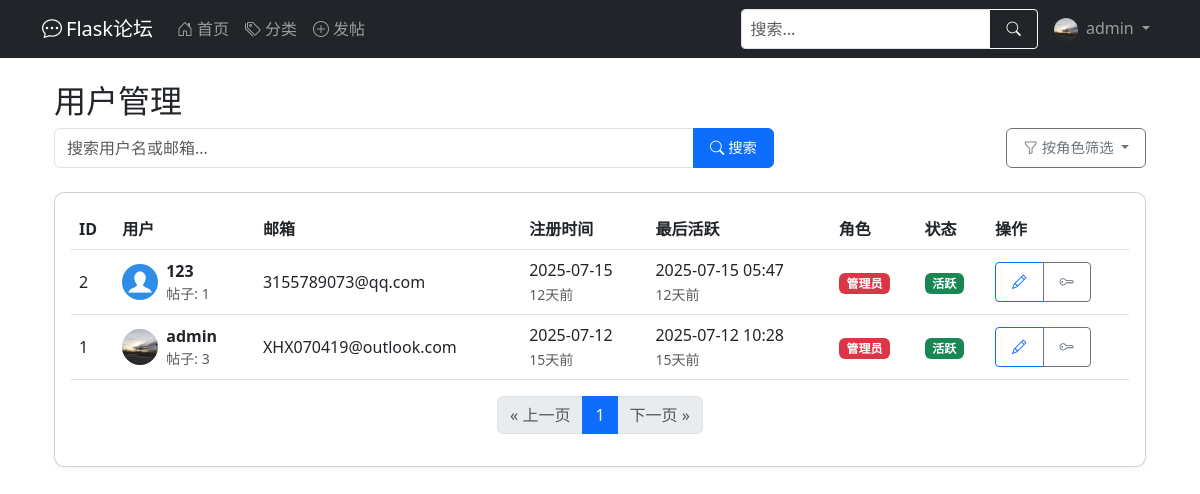
The app's page /admin/users (signed in) with its own data.
### app/models.py (models this page shows, shortened)
class User(UserMixin, db.Model):
    __tablename__ = 'user'
    id = db.Column(db.Integer, primary_key=True)
    username = db.Column(db.String(64), index=True, unique=True, nullable=False)
    email = db.Column(db.String(120), index=True, unique=True, nullable=False)
    password_hash = db.Column(db.String(128), nullable=False)
    created_at = db.Column(db.DateTime, default=datetime.utcnow)
    last_seen = db.Column(db.DateTime, default=datetime.utcnow)
    about_me = db.Column(db.Text)
    avatar = db.Column(db.String(120), default='default.jpg')  # 头像
    permissions = db.Column(db.Integer, default=Permissions.USER)
    posts = db.relationship('Post', backref='author', lazy='dynamic')  # 在Post处能查到作者，用法：Post.author
    def avatar_url(self):
        return url_for('static', filename=f'profile_pics/{self.avatar}', _external=True)
    def has_permission(self, permission):
        return (self.permissions & permission) == permission
    def is_admin(self):
        return self.has_permission(Permissions.ADMIN)

### app/admin.py (the view)
@admin_bp.route('/users')
@admin_required
def users():  # todo 补全筛选功能
    page = request.args.get('page', 1, type=int)
    per_page = 20
    users_ = User.query.order_by(User.created_at.desc()).paginate(page=page, per_page=per_page, error_out=False)
    return render_template('admin/users.html', users=users_)

### app/models.py (called while the page is built)
@login_manager.user_loader
def load_user(user_id):
    return User.query.get(int(user_id))

### app/templates/admin/users.html (shortened to what this page needs)
{% extends "admin/base.html" %}
{% block admin_content %}
<h2>用户管理</h2>
<div class="row mb-4">
    <div class="col-md-8">
        <form action="{{ url_for('admin.users') }}" method="get" class="d-flex">
            <div class="input-group">
                <input type="text" name="q" class="form-control" placeholder="搜索用户名或邮箱..."
                       value="{{ request.args.get('q', '') }}">
                <button class="btn btn-primary" type="submit">
                    <i class="bi bi-search"></i> 搜索
                </button>
            </div>
        </form>
    </div>
    <div class="col-md-4 text-end">
        <div class="dropdown">
            <button class="btn btn-outline-secondary dropdown-toggle" type="button" id="roleFilter"
                    data-bs-toggle="dropdown" aria-expanded="false">
                <i class="bi bi-funnel"></i> 按角色筛选
            </button>
        </div>
    </div>
</div>
<div class="card">
    <div class="card-body">
        <div class="table-responsive">
            <table class="table table-hover align-middle">
                <thead>
                    <tr>
                        <th>ID</th>
                        <th>用户</th>
                        <th>邮箱</th>
                        <th>注册时间</th>
                        <th>最后活跃</th>
                        <th>角色</th>
                        <th>状态</th>
                        <th>操作</th>
                    </tr>
                </thead>
                <tbody>
                    {% for user in users.items %}
                    <tr>
                        <td>{{ user.id }}</td>
                        <td>
                            <div class="d-flex align-items-center">
                                <img src="{{ user.avatar_url() }}" class="rounded-circle me-2" width="36" height="36">
                                <div>
                                    <strong>{{ user.username }}</strong>
                                    <div class="small text-muted">帖子: {{ user.posts.count() }}</div>
                                </div>
                            </div>
                        </td>
                        <td>{{ user.email }}</td>
                        <td>
                            <span class="d-block">{{ user.created_at.strftime('%Y-%m-%d') }}</span>
                            <small class="text-muted">{{ user.created_at|time_ago }}</small>
                        </td>
                        <td>
                            <span class="d-block">{{ user.last_seen.strftime('%Y-%m-%d %H:%M') }}</span>
                            <small class="text-muted">{{ user.last_seen|time_ago }}</small>
                        </td>
                        <td>
                            {% if user.is_admin() %}
                                <span class="badge bg-danger">管理员</span>
                            {% elif user.has_permission(Permissions.MODERATE) %}
                                <span class="badge bg-warning">版主</span>
                            {% else %}
                                <span class="badge bg-primary">普通用户</span>
                            {% endif %}
                        </td>
                        <td>
                            {% if user.is_active %}
                                <span class="badge bg-success">活跃</span>
                            {% else %}
                                <span class="badge bg-secondary">禁用</span>
                            {% endif %}
                        </td>
                        <td>
                            <div class="btn-group btn-group-sm">
                                <a href="{{ url_for('admin.edit_user', user_id=user.id) }}"
                                   class="btn btn-outline-primary" title="编辑">
                                    <i class="bi bi-pencil"></i>
                                </a>
                                <a href="{{ url_for('admin.reset_user_password', user_id=user.id) }}"
                                   class="btn btn-outline-secondary" title="重置密码">
                                    <i class="bi bi-key"></i>
                                </a>
                            </div>
                        </td>
                    </tr>
                    {% else %}
                    <tr>
                        <td colspan="8" class="text-center py-4">没有找到用户</td>
                    </tr>
                    {% endfor %}
                </tbody>
            </table>
        </div>
        <nav aria-label="用户分页">
            <ul class="pagination justify-content-center">
                {% if users.has_prev %}
                <li class="page-item">
                    <a class="page-link" href="{{ url_for('admin.users', page=users.prev_num, q=request.args.get('q'), role=request.args.get('role')) }}">
                        &laquo; 上一页
                    </a>
                </li>
                {% else %}
                <li class="page-item disabled">
                    <a class="page-link" href="#" tabindex="-1">&laquo; 上一页</a>
                </li>
                {% endif %}
                {% for page_num in users.iter_pages(left_edge=1, right_edge=1, left_current=2, right_current=3) %}
                    {% if page_num %}
                        {% if users.page == page_num %}
                        <li class="page-item active"><a class="page-link" href="#">{{ page_num }}</a></li>
                        {% else %}
                        <li class="page-item">
                            <a class="page-link" href="{{ url_for('admin.users', page=page_num, q=request.args.get('q'), role=request.args.get('role')) }}">
                                {{ page_num }}
                            </a>
                        </li>
                        {% endif %}
                    {% else %}
                        <li class="page-item disabled"><span class="page-link">...</span></li>
                    {% endif %}
                {% endfor %}
                {% if users.has_next %}
                <li class="page-item">
                    <a class="page-link" href="{{ url_for('admin.users', page=users.next_num, q=request.args.get('q'), role=request.args.get('role')) }}">
                        下一页 &raquo;
                    </a>
                </li>
                {% else %}
                <li class="page-item disabled">
                    <a class="page-link" href="#" tabindex="-1">下一页 &raquo;</a>
                </li>
                {% endif %}
            </ul>
        </nav>
    </div>
</div>
{% endblock %}

### app/templates/base.html (shortened to what this page needs)
<!DOCTYPE html>
<html lang="zh" data-bs-theme="auto">
<head>
    <link href="/static/css/bootstrap.min.css" rel="stylesheet">
    <link rel="stylesheet" href="/static/css/bootstrap-icons.css">
</head>
<body>
<nav class="navbar navbar-expand-lg navbar-dark bg-dark desktop-nav">
    <div class="container">
        <a class="navbar-brand" href="{{ url_for('main.index') }}">
            <i class="bi bi-chat-dots me-1"></i>Flask论坛
        </a>
        <div class="collapse navbar-collapse" id="mainNavbar">
            <ul class="navbar-nav me-auto">
                <li class="nav-item">
                    <a class="nav-link" href="{{ url_for('main.index') }}">
                        <i class="bi bi-house-door me-1"></i>首页
                    </a>
                </li>
                <li class="nav-item">
                    <a class="nav-link" href="{{ url_for('main.list_categories') }}">
                        <i class="bi bi-tags me-1"></i>分类
                    </a>
                </li>
                <li class="nav-item">
                    <a class="nav-link" href="{{ url_for('main.create_post') }}">
                        <i class="bi bi-plus-circle me-1"></i>发帖
                    </a>
                </li>
            </ul>
            <form class="d-flex me-2 my-2 my-lg-0" action="{{ url_for('main.index') }}" method="get">
                <div class="input-group">
                    <input type="search" name="q" class="form-control form-control-sm" placeholder="搜索..."
                           aria-label="搜索" value="{{ request.args.get('q', '') }}">
                    <button class="btn btn-outline-light btn-sm" type="submit">
                        <i class="bi bi-search"></i>
                    </button>
                </div>
            </form>
            <ul class="navbar-nav">
                {% if current_user.is_authenticated %}
                <li class="nav-item dropdown">
                    <a class="nav-link dropdown-toggle" href="#" id="userDropdown" role="button"
                       data-bs-toggle="dropdown" aria-expanded="false">
                        <img src="{{ current_user.avatar_url() }}" class="rounded-circle me-1" width="24" height="24"
                             alt="头像">
                        {{ current_user.username }}
                    </a>
                </li>
                {% endif %}
            </ul>
        </div>
    </div>
</nav>
<main class="container mt-3 mb-5">
    {% block content %}{% endblock %}
</main>
</body>
</html>

### app/templates/base.html (style rules this page uses)
:root { --mobile-nav-height: 56px; }
@media (min-width: 769px) { .desktop-nav { display: block; } }
input, textarea, select { font-size: 16px !important; }
.card { margin-bottom: 15px; border-radius: 10px; box-shadow: 0 2px 5px rgba(0,0,0,0.05); }
.btn { padding: 8px 16px; font-size: 0.9rem; }

### records on screen
User: avatar_url (picture), username "admin", id "1", posts.count "3", email "XHX070419@outlook.com", created_at "2025-07-12", created_at "15天前", last_seen "2025-07-12 10:28", last_seen "15天前", permissions "管理员"
User: id "2", avatar_url (placeholder picture), username "123", posts.count "1", email "3155789073@qq.com", created_at "2025-07-15", created_at "12天前", last_seen "2025-07-15 05:47", last_seen "12天前", permissions "管理员"

### other values on screen
{{ page_num }} "1"
